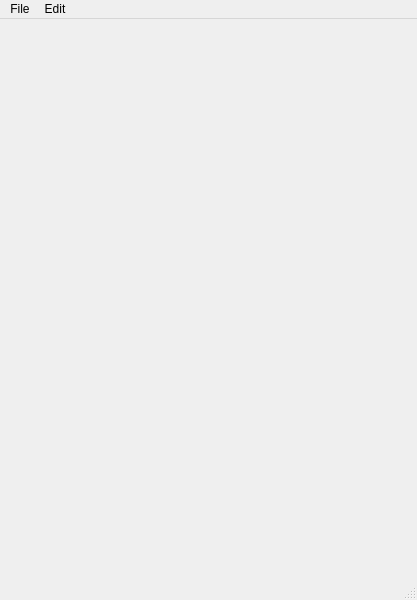
<?xml version="1.0" encoding="UTF-8"?>
<ui version="4.0">
 <class>MainWindow</class>
 <widget class="QMainWindow" name="MainWindow">
  <property name="geometry">
   <rect>
    <x>0</x>
    <y>0</y>
    <width>417</width>
    <height>600</height>
   </rect>
  </property>
  <property name="windowTitle">
   <string>MainWindow</string>
  </property>
  <widget class="QWidget" name="centralwidget"/>
  <widget class="QMenuBar" name="menubar">
   <property name="geometry">
    <rect>
     <x>0</x>
     <y>0</y>
     <width>417</width>
     <height>24</height>
    </rect>
   </property>
   <widget class="QMenu" name="menuFile">
    <property name="title">
     <string>File</string>
    </property>
    <addaction name="actionAbout"/>
    <addaction name="separator"/>
    <addaction name="actionExit"/>
   </widget>
   <widget class="QMenu" name="menuEdit">
    <property name="title">
     <string>Edit</string>
    </property>
    <widget class="QMenu" name="menuOperator">
     <property name="title">
      <string>Operator</string>
     </property>
     <addaction name="separator"/>
     <addaction name="actionCut"/>
     <addaction name="actionCopy"/>
     <addaction name="actionPaste"/>
    </widget>
    <addaction name="menuOperator"/>
   </widget>
   <addaction name="menuFile"/>
   <addaction name="menuEdit"/>
  </widget>
  <widget class="QStatusBar" name="statusbar"/>
  <action name="actionAbout">
   <property name="text">
    <string>About</string>
   </property>
  </action>
  <action name="actionExit">
   <property name="text">
    <string>Exit</string>
   </property>
  </action>
  <action name="actionCut">
   <property name="text">
    <string>Cut</string>
   </property>
  </action>
  <action name="actionCopy">
   <property name="text">
    <string>Copy</string>
   </property>
  </action>
  <action name="actionPaste">
   <property name="text">
    <string>Paste</string>
   </property>
  </action>
 </widget>
 <resources/>
 <connections/>
</ui>
